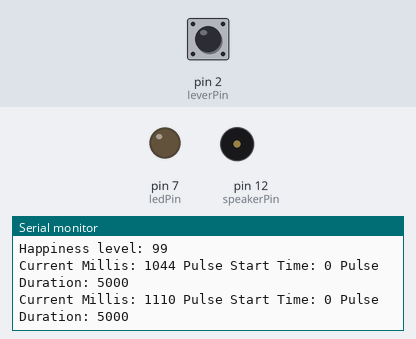
The sketch below on a simulated Arduino Uno, built with avr-gcc and run on an emulated ATmega328P. Shown: output pins drawn as LEDs (lit = HIGH), buzzer (waves = sounding, pin HIGH), the last lines printed to the serial monitor. The test bench sets the inputs (shaded band); at power-on: pin 2 (leverPin) HIGH.

Above: at 1.2 s.
1.3 s: pin 2 (leverPin) pulled LOW for 0.15 s
At 1.53 s:
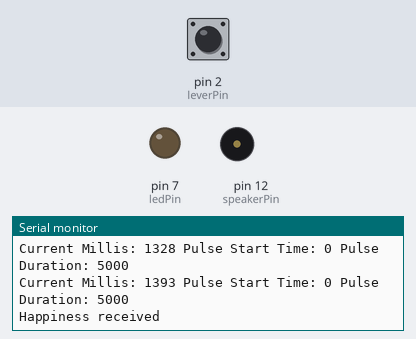
3.0 s: pin 2 (leverPin) pulled LOW for 1 s
At 3.08 s:
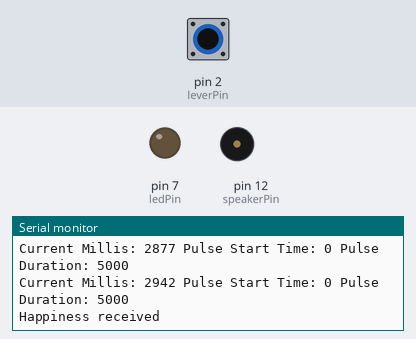
7.0 s: pin 2 (leverPin) driven LOW
10.0 s: pin 2 (leverPin) driven HIGH
At 10.11 s:
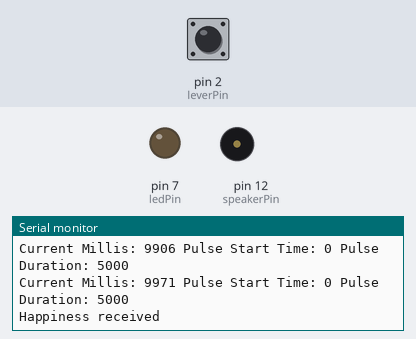
13.0 s: pin 2 (leverPin) pulsed LOW 2 times (0.12 s each, 0.3 s apart)
At 13.21 s:
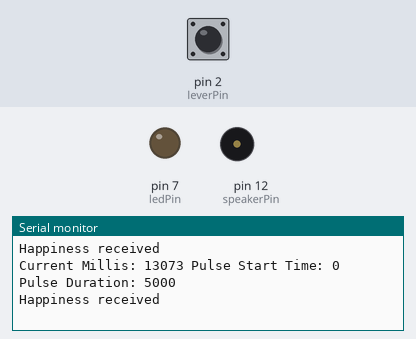
Timing chart, 0 to 16.0 s (numbered marks = the images above; inputs shaded):
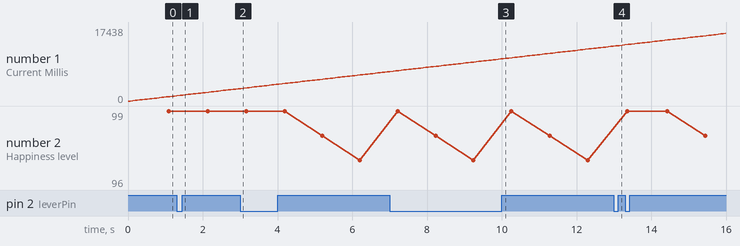

The sketch:

Aruidno.ino
```cpp
const int leverPin = 2;
const int ledPin = 7;
const int speakerPin = 12;

int happinessLevel = 100;
int happinessDecaySpeed = 1;

unsigned long previousMillis = 0;
const long interval = 1000; // Interval for decreasing happiness
const int initialPulseDuration = 5000; // Initial pulse duration (5 seconds)
int pulseDuration = initialPulseDuration; // Current pulse duration

bool isPulsing = false; // Flag to track if pulsing is ongoing
unsigned long pulseStartTime = 0; // Time when pulsing started

bool isLeverTurned = false;

void setup() {
  Serial.begin(9600);
  pinMode(leverPin, INPUT_PULLUP);
  pinMode(ledPin, OUTPUT);
  pinMode(speakerPin, OUTPUT);
}

void loop() {
  int leverState = digitalRead(leverPin);

  digitalWrite(ledPin, LOW);
  digitalWrite(speakerPin, LOW);

  if (leverState == LOW && !isLeverTurned) {
    ResetHappiness(true);
  }
  else if(leverState == HIGH && isLeverTurned){
    ResetHappiness(false);
  }

  CalculateHappiness();
  CalculateHardwareAttentionNeed();
}

void ResetHappiness(bool isTurned){
  Serial.println("Happiness received");
    happinessLevel = 100;
    isLeverTurned = isTurned;
    noTone(speakerPin);
}

void CalculateHardwareAttentionNeed() {
  unsigned long currentMillis = millis();
  if (currentMillis - previousMillis >= interval) {
    previousMillis = currentMillis;
  }

  if (happinessLevel <= 0) {
      // Send shutdown signal if attention level depleted
      Serial.println("shutdown");
  }

  if (isPulsing) {
    // Check if pulse duration has elapsed
    if (currentMillis - pulseStartTime >= pulseDuration) {
      isPulsing = false; // Stop pulsing
      digitalWrite(ledPin, LOW);
    }
  } else {
    if (happinessLevel <= 50) {
      pulseDuration = map(happinessLevel, 0, 50, 200, 5000);
      isPulsing = true;
      pulseStartTime = currentMillis;
      digitalWrite(ledPin, HIGH);
      tone(speakerPin, 1000, 1000);
    }
  }

  Serial.print("Current Millis: ");
  Serial.print(currentMillis);
  Serial.print(" Pulse Start Time: ");
  Serial.print(pulseStartTime);
  Serial.print(" Pulse Duration: ");
  Serial.println(pulseDuration);
}

void CalculateHappiness() {
  unsigned long currentMillis = millis();
  if (currentMillis - previousMillis >= interval) {
    previousMillis = currentMillis;
    happinessLevel -= happinessDecaySpeed;
    Serial.print("Happiness level: ");
    Serial.println(happinessLevel);
  }
}
```

Measured:
- after the input at 1.3 s, the serial monitor: prints a new line after 0.08 s (image 1)
- plotted number 1: 1175 → 2877 after the input at 1.3 s
